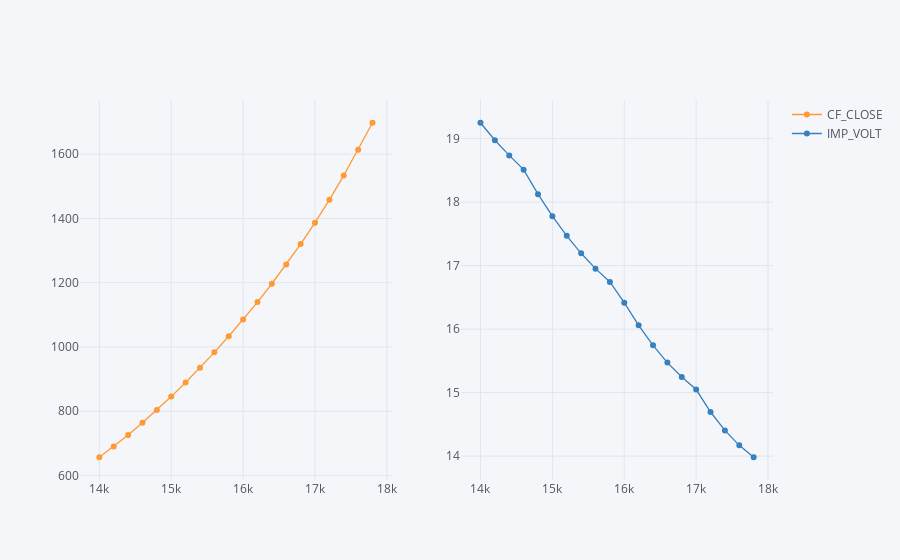

Notebook cell for this chart:
### Markdown cell above
The separation allows for easily **visualization** of the closing prices and the implied volatilities.

### Code cell
puts.set_index('STRIKE_PRC')[['CF_CLOSE', 'IMP_VOLT']].iplot(subplots=True,
                                                            mode='lines+markers',
                                                            symbol='circle-dot', size=6)

### Figure 1 — Plotly figure (JSON) as saved in the notebook; plotly's stock layout.template omitted (floating-point values rounded to 4 significant figures)
{"data": [{"line": {"color": "rgba(255, 153, 51, 1.0)", "dash": "solid", "shape": "linear", "width": 1.3}, "marker": {"size": 6, "symbol": "circle-dot"}, "mode": "lines+markers", "name": "CF_CLOSE", "text": "", "type": "scatter", "x": [14000, 14200, 14400, 14600, 14800, 15000, 15200, 15400, 15600, 15800, 16000, 16200, 16400, 16600, 16800, 17000, 17200, 17400, 17600, 17800], "xaxis": "x", "y": [656.7, 690.5, 726.3, 764, 803.7, 845.5, 889.4, 935.3, 983.2, 1033.0, 1085.0, 1140.0, 1197.0, 1257.0, 1320.0, 1387.0, 1458, 1534.0, 1614, 1698.0], "yaxis": "y"}, {"line": {"color": "rgba(55, 128, 191, 1.0)", "dash": "solid", "shape": "linear", "width": 1.3}, "marker": {"size": 6, "symbol": "circle-dot"}, "mode": "lines+markers", "name": "IMP_VOLT", "text": "", "type": "scatter", "x": [14000, 14200, 14400, 14600, 14800, 15000, 15200, 15400, 15600, 15800, 16000, 16200, 16400, 16600, 16800, 17000, 17200, 17400, 17600, 17800], "xaxis": "x2", "y": [19.25, 18.97, 18.74, 18.51, 18.13, 17.78, 17.47, 17.19, 16.95, 16.74, 16.42, 16.06, 15.74, 15.47, 15.25, 15.05, 14.69, 14.4, 14.17, 13.98], "yaxis": "y2"}], "layout": {"legend": {"bgcolor": "#F5F6F9", "font": {"color": "#4D5663"}}, "paper_bgcolor": "#F5F6F9", "plot_bgcolor": "#F5F6F9", "title": {"font": {"color": "#4D5663"}}, "xaxis": {"anchor": "y", "domain": [0, 0.45], "gridcolor": "#E1E5ED", "showgrid": true, "tickfont": {"color": "#4D5663"}, "title": {"font": {"color": "#4D5663"}, "text": ""}, "zerolinecolor": "#E1E5ED"}, "xaxis2": {"anchor": "y2", "domain": [0.55, 1], "gridcolor": "#E1E5ED", "showgrid": true, "tickfont": {"color": "#4D5663"}, "title": {"font": {"color": "#4D5663"}, "text": ""}, "zerolinecolor": "#E1E5ED"}, "yaxis": {"anchor": "x", "domain": [0, 1], "gridcolor": "#E1E5ED", "showgrid": true, "tickfont": {"color": "#4D5663"}, "title": {"font": {"color": "#4D5663"}, "text": ""}, "zerolinecolor": "#E1E5ED"}, "yaxis2": {"anchor": "x2", "domain": [0, 1], "gridcolor": "#E1E5ED", "showgrid": true, "tickfont": {"color": "#4D5663"}, "title": {"font": {"color": "#4D5663"}, "text": ""}, "zerolinecolor": "#E1E5ED"}}}
